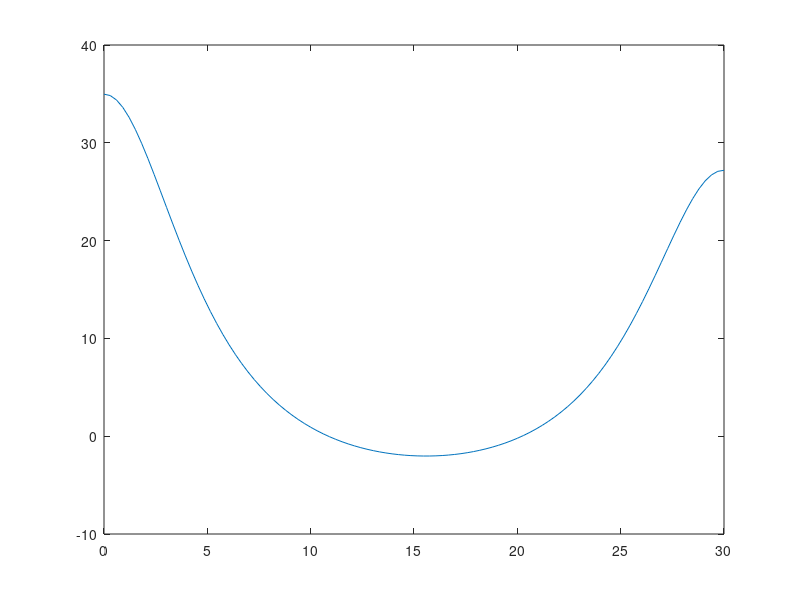

Reproduce this figure in MATLAB. (Note: this script raises an error after producing the figure.)
format long;
xx = linspace(0,30,100);
c1 = 1100;
c2 = 900;
d1 = @(x) sqrt(x.^2 + 5^2);
d2 = @(x) sqrt((30-x).^2 + 5^2);
I = @(x) c1./((d1(x)).^2) + c2./((d2(x)).^2) - 10;
plot(xx,I(xx));
[p,h,it] = Biseccion(I,0,15,5000,0.5e-6);
p

[p,h,it] = Biseccion(I,15,30,5000,0.5e-6);
p
